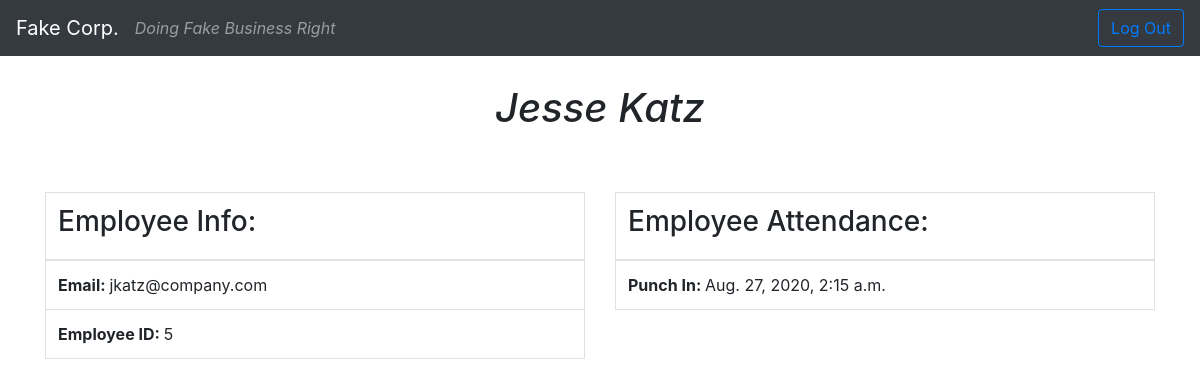
/employees/view/5 (signed in), run on the app's committed database.
### attendance/models.py (models this page shows)
class Employee(models.Model):
    first_name = models.CharField(max_length=255)
    last_name = models.CharField(max_length=255)
    email = models.CharField(max_length=255)
    password = models.CharField(max_length=255)
    created_at = models.DateTimeField(auto_now_add=True)
    updated_at = models.DateTimeField(auto_now=True)
    objects = EmployeeManager()

class Attendance(models.Model):
    employee = models.ForeignKey(
        Employee, related_name="punch_ins", on_delete=models.CASCADE)
    created_at = models.DateTimeField(auto_now_add=True)
    updated_at = models.DateTimeField(auto_now=True)

### attendance/views.py (the view)
# urls.py: path('employees/view/<int:emp_id>', views.show_emp),
def show_emp(req, emp_id):
    context = {
        'emp': Employee.objects.get(id=emp_id),
        'emp_attendance': Attendance.objects.filter(employee=Employee.objects.get(
            id=emp_id)),
        'logged_in_employee': Employee.objects.get(id=req.session['logged_in_id']),
    }
    return render(req, 'show_emp.html', context)

### attendance/templates/show_emp.html (shortened to what this page needs)
<!DOCTYPE html>
<html lang="en">
    <head>
        <link
            rel="stylesheet"
            href="https://stackpath.bootstrapcdn.com/bootstrap/4.5.2/css/bootstrap.min.css"
        />
    </head>
    <body>
        <header>
            <nav class="navbar navbar-expand-lg navbar-dark bg-dark">
                <a
                    class="navbar-brand"
                    href="/which_dash/{{logged_in_employee.id}}"
                    >Fake Corp.</a
                >
                <div
                    class="collapse navbar-collapse"
                    id="navbarSupportedContent"
                >
                    <ul class="navbar-nav mr-auto">
                        <li>
                            <span class="navbar-text">
                                <em>Doing Fake Business Right</em>
                            </span>
                        </li>
                    </ul>
                    <a
                        href="/logout"
                        class="btn btn-outline-primary my-2 my-sm-0"
                        type="button"
                    >
                        Log Out
                    </a>
                </div>
            </nav>
        </header>
        <div class="container">
            <div class="row mt-4">
                <div class="col my-1">
                    <h1 class="text-center">
                        <em>{{emp.first_name}} {{emp.last_name}}</em>
                    </h1>
                </div>
            </div>
            <div class="row my-5">
                <div class="col">
                    <table class="table table-bordered">
                        <thead>
                            <tr>
                                <th colspan="6">
                                    <h3>Employee Info:</h3>
                                </th>
                            </tr>
                        </thead>
                        <tbody>
                            <tr>
                                <td><strong>Email: </strong>{{emp.email}}</td>
                            </tr>
                            <tr>
                                <td>
                                    <strong>Employee ID: </strong>{{emp.id}}
                                </td>
                            </tr>
                        </tbody>
                    </table>
                </div>
                <div class="col">
                    <table class="table table-bordered">
                        <thead>
                            <tr>
                                <th colspan="6">
                                    <h3>Employee Attendance:</h3>
                                </th>
                            </tr>
                        </thead>
                        <tbody>
                            {% for attendance in emp_attendance %}
                            <tr>
                                <td>
                                    <strong>Punch In: </strong
                                    >{{attendance.employee.updated_at}}
                                </td>
                            </tr>
                            {% endfor %}
                        </tbody>
                    </table>
                </div>
            </div>
        </div>
    </body>
</html>

### data on the page
Employee: first_name "Jesse", last_name "Katz", email "jkatz@company.com", id "5"
Attendance: employee.updated_at "Aug. 27, 2020, 2:15 a.m."
